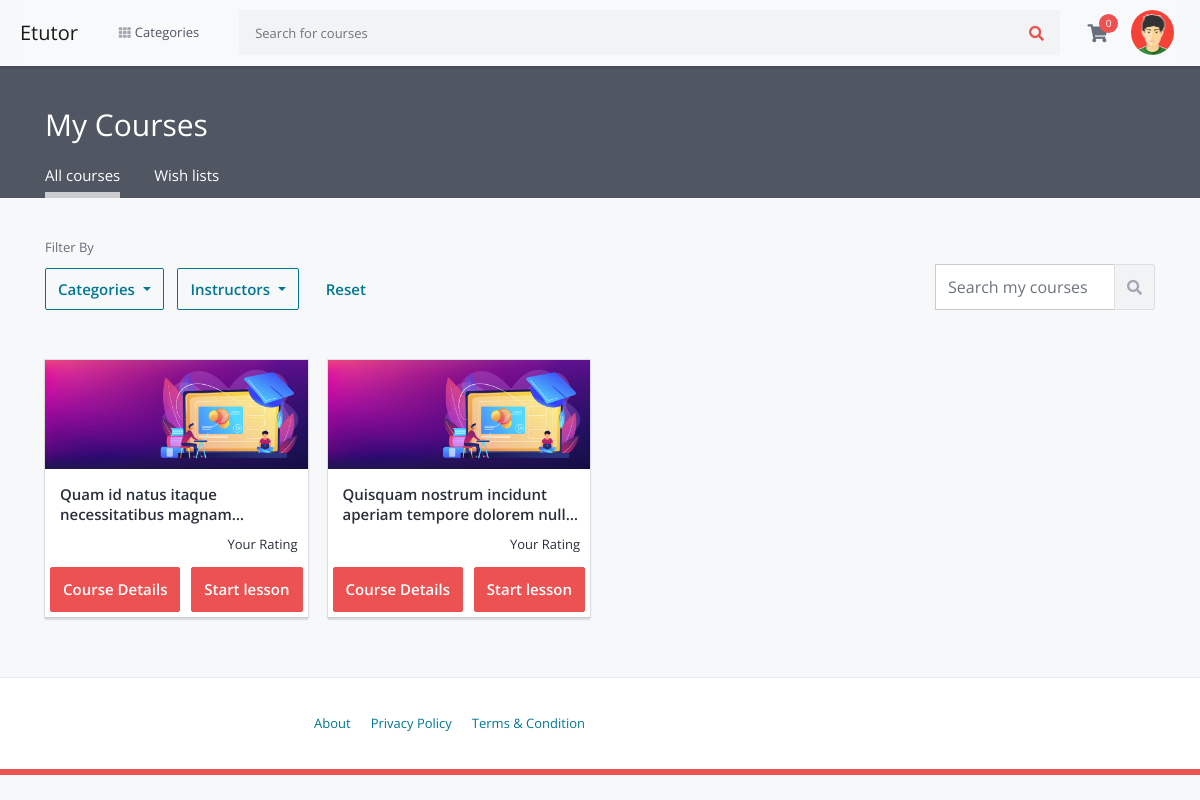
The app's page /users/my-courses (signed in) with its own data.
### udemy/models.py (models this page shows)
class Enroll(models.Model):
    user = models.ForeignKey(User, on_delete=models.CASCADE)
    course = models.ForeignKey(Course, on_delete=models.CASCADE, related_name='enrolls')
    created_at = models.DateTimeField(default=now)
    updated_at = models.DateTimeField(default=now)

### courses/models.py (models this page shows, shortened)
class Course(models.Model):
    title = models.CharField(max_length=200)
    user = models.ForeignKey(User, on_delete=models.CASCADE)
    category = models.ForeignKey(Category, on_delete=models.SET_NULL, null=True)
    slug = models.SlugField(max_length=200, unique=True, primary_key=True, auto_created=False)
    short_description = models.TextField(blank=False, max_length=60)
    description = models.TextField(blank=False)
    outcome = models.CharField(max_length=200)
    requirements = models.CharField(max_length=200)
    language = models.CharField(max_length=200)
    price = models.FloatField(validators=[MinValueValidator(9.99)])
    level = models.CharField(max_length=20)
    thumbnail = models.ImageField(upload_to='thumbnails/')
    video_url = models.CharField(max_length=100)
    is_published = models.BooleanField(default=True)
    created_at = models.DateTimeField(default=now)
    updated_at = models.DateTimeField(default=now)

### accounts/views.py (the view)
# urls.py: path('my-courses', views.EnrolledCoursesListView.as_view(), name='enrolled-courses'),
class EnrolledCoursesListView(ListView):
    model = Enroll
    template_name = 'courses/enrolled_courses.html'
    context_object_name = 'enrolls'
    @method_decorator(login_required(login_url=reverse_lazy('accounts:login')))
    def dispatch(self, request, *args, **kwargs):
        return super().dispatch(self.request, *args, **kwargs)
    def get_queryset(self):
        qs = super().get_queryset()
        return qs.select_related('course').filter(user_id=self.request.user.id)
    def get_context_data(self, **kwargs):
        context = super().get_context_data(**kwargs)
        context['categories'] = Category.objects.all()
        return context

### cart/cart.py (called while the page is built)
    def __len__(self):
        return sum(item['quantity'] for item in self.cart.values())

    def get_total_price(self):
        return sum(Decimal(item['price']) * item['quantity'] for item in self.cart.values())

### cart/context_processors.py (called while the page is built)
def cart(request):
    return {'cart': Cart(request)}

### courses/context_processors.py (called while the page is built)
def categories_processor(request):
    categories = Category.objects.all()
    return {'categories': categories}

### templates/courses/enrolled_courses.html (shortened to what this page needs)
{% extends 'layouts/base.html' %}
{% load static %}
{% block content %}
    <section class="page-header-area my-course-area">
        <div class="container">
            <div class="row">
                <div class="col">
                    <h1 class="page-title">My Courses</h1>
                    <ul>
                        <li class="active"><a href="">All courses</a></li>
                        <li>
                            <a href="">Wish lists</a>
                        </li>
                    </ul>
                </div>
            </div>
        </div>
    </section>
    <section class="my-courses-area">
        <div class="container">
            <div class="row align-items-baseline">
                <div class="col-lg-6">
                    <div class="my-course-filter-bar filter-box">
                        <span>Filter By</span>
                        <div class="btn-group">
                            <a class="btn btn-outline-secondary dropdown-toggle all-btn" href="#"
                               data-toggle="dropdown">
                                Categories
                            </a>
                        </div>
                        <div class="btn-group">
                            <a class="btn btn-outline-secondary dropdown-toggle" href="#" data-toggle="dropdown">
                                Instructors
                            </a>
                        </div>
                        <div class="btn-group">
                            <a href="" class="btn reset-btn" disabled>Reset</a>
                        </div>
                    </div>
                </div>
                <div class="col-lg-6">
                    <div class="my-course-search-bar">
                        <form action="">
                            <div class="input-group">
                                <input type="text" class="form-control"
                                       placeholder="Search my courses">
                                <div class="input-group-append">
                                    <button class="btn" type="submit"><i class="fas fa-search"></i></button>
                                </div>
                            </div>
                        </form>
                    </div>
                </div>
            </div>
            <div class="row no-gutters" id="my_courses_area">
                {% for enroll in enrolls %}
                    <div class="col-lg-3">
                        <div class="course-box-wrap">
                            <div class="course-box">
                                <a href="">
                                    <div class="course-image">
                                        <img src="{% static 'images/learning.jpg' %}" alt="" class="img-fluid">
                                    </div>
                                </a>
                                <div class="course-details">
                                    <a href="">
                                        <h5 class="title">{{ enroll.course.title }}</h5>
                                    </a>
                                    <p class="instructors"></p>
                                    <div class="rating your-rating-box"
                                         data-toggle="modal" data-id="{{ enroll.course.id }}"
                                         data-target="#EditRatingModal">
                                        <p class="your-rating-text" id="ratings">
                                            <span class="your">Your</span>
                                            Rating
                                        </p>
                                    </div>
                                </div>
                                <div class="row" style="padding: 5px;">
                                    <div class="col-md-6">
                                        <a href="{% url 'courses:course-details' enroll.course.slug %}" class="btn">Course
                                            Details</a>
                                    </div>
                                    <div class="col-md-6">
                                        <a href="{% url 'accounts:course-lessons' enroll.course.slug %}" class="btn">Start
                                            lesson</a>
                                    </div>
                                </div>
                            </div>
                        </div>
                    </div>
                {% endfor %}
            </div>
        </div>
    </section>
{% endblock %}

### records on screen
Enroll: course "Quam id natus itaque necessitatibus…"
Enroll: course "Quisquam nostrum incidunt aperiam tempore dolorem…"
